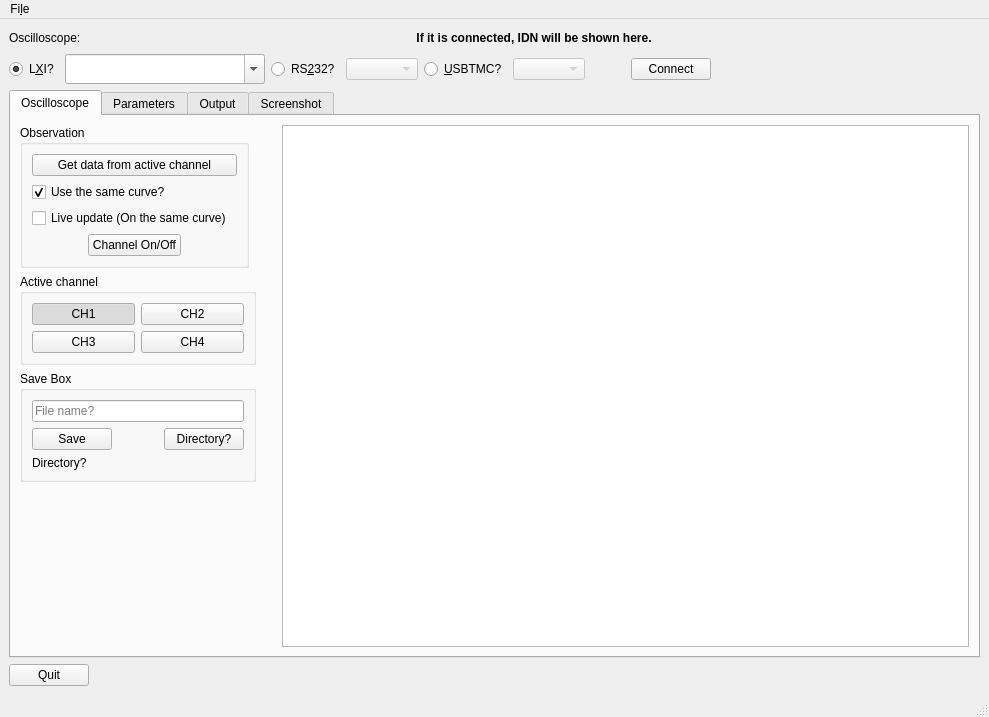
<?xml version="1.0" encoding="UTF-8"?>
<ui version="4.0">
 <class>oscillWindow</class>
 <widget class="QMainWindow" name="oscillWindow">
  <property name="geometry">
   <rect>
    <x>0</x>
    <y>0</y>
    <width>989</width>
    <height>717</height>
   </rect>
  </property>
  <property name="windowTitle">
   <string>Oscilloscope</string>
  </property>
  <widget class="QWidget" name="centralwidget">
   <layout class="QGridLayout" name="gridLayout_2">
    <item row="0" column="0" colspan="2">
     <layout class="QHBoxLayout" name="horizontalLayout_2">
      <item>
       <widget class="QLabel" name="label">
        <property name="text">
         <string>Oscilloscope:</string>
        </property>
       </widget>
      </item>
      <item>
       <spacer name="horizontalSpacer_2">
        <property name="orientation">
         <enum>Qt::Horizontal</enum>
        </property>
        <property name="sizeHint" stdset="0">
         <size>
          <width>40</width>
          <height>20</height>
         </size>
        </property>
       </spacer>
      </item>
      <item>
       <widget class="QLabel" name="idnLabel">
        <property name="text">
         <string>&lt;html&gt;&lt;head/&gt;&lt;body&gt;&lt;p&gt;&lt;span style=&quot; font-weight:600;&quot;&gt;If it is connected, IDN will be shown here.&lt;/span&gt;&lt;/p&gt;&lt;/body&gt;&lt;/html&gt;</string>
        </property>
        <property name="textFormat">
         <enum>Qt::RichText</enum>
        </property>
        <property name="alignment">
         <set>Qt::AlignCenter</set>
        </property>
       </widget>
      </item>
      <item>
       <spacer name="horizontalSpacer_3">
        <property name="orientation">
         <enum>Qt::Horizontal</enum>
        </property>
        <property name="sizeHint" stdset="0">
         <size>
          <width>40</width>
          <height>20</height>
         </size>
        </property>
       </spacer>
      </item>
     </layout>
    </item>
    <item row="1" column="0" colspan="2">
     <layout class="QHBoxLayout" name="horizontalLayout">
      <item>
       <widget class="QRadioButton" name="lxiRadio">
        <property name="text">
         <string>L&amp;XI?</string>
        </property>
        <property name="checked">
         <bool>true</bool>
        </property>
       </widget>
      </item>
      <item>
       <widget class="QComboBox" name="lxiCombo">
        <property name="minimumSize">
         <size>
          <width>200</width>
          <height>30</height>
         </size>
        </property>
        <property name="editable">
         <bool>true</bool>
        </property>
       </widget>
      </item>
      <item>
       <widget class="QRadioButton" name="rs232Radio">
        <property name="text">
         <string>RS&amp;232?</string>
        </property>
       </widget>
      </item>
      <item>
       <widget class="QComboBox" name="rs232Combo">
        <property name="enabled">
         <bool>false</bool>
        </property>
       </widget>
      </item>
      <item>
       <widget class="QRadioButton" name="usbtmcRadio">
        <property name="text">
         <string>&amp;USBTMC?</string>
        </property>
       </widget>
      </item>
      <item>
       <widget class="QComboBox" name="usbtmcCombo">
        <property name="enabled">
         <bool>false</bool>
        </property>
       </widget>
      </item>
      <item>
       <spacer name="horizontalSpacer_11">
        <property name="orientation">
         <enum>Qt::Horizontal</enum>
        </property>
        <property name="sizeType">
         <enum>QSizePolicy::Fixed</enum>
        </property>
        <property name="sizeHint" stdset="0">
         <size>
          <width>40</width>
          <height>20</height>
         </size>
        </property>
       </spacer>
      </item>
      <item>
       <widget class="QPushButton" name="connectButton">
        <property name="text">
         <string>Connect</string>
        </property>
       </widget>
      </item>
      <item>
       <spacer name="horizontalSpacer_12">
        <property name="orientation">
         <enum>Qt::Horizontal</enum>
        </property>
        <property name="sizeHint" stdset="0">
         <size>
          <width>40</width>
          <height>20</height>
         </size>
        </property>
       </spacer>
      </item>
     </layout>
    </item>
    <item row="3" column="0">
     <widget class="QPushButton" name="quitButton">
      <property name="text">
       <string>Quit</string>
      </property>
     </widget>
    </item>
    <item row="3" column="1">
     <spacer name="horizontalSpacer">
      <property name="orientation">
       <enum>Qt::Horizontal</enum>
      </property>
      <property name="sizeHint" stdset="0">
       <size>
        <width>765</width>
        <height>20</height>
       </size>
      </property>
     </spacer>
    </item>
    <item row="2" column="0" colspan="2">
     <widget class="QTabWidget" name="tabWidget">
      <property name="currentIndex">
       <number>0</number>
      </property>
      <widget class="QWidget" name="oscilloscopeTab">
       <attribute name="title">
        <string>Oscilloscope</string>
       </attribute>
       <layout class="QGridLayout" name="gridLayout_7">
        <item row="0" column="0">
         <layout class="QGridLayout" name="gridLayout_6">
          <item row="0" column="0" colspan="2">
           <widget class="QGroupBox" name="groupBox_2">
            <property name="sizePolicy">
             <sizepolicy hsizetype="Fixed" vsizetype="Fixed">
              <horstretch>0</horstretch>
              <verstretch>0</verstretch>
             </sizepolicy>
            </property>
            <property name="title">
             <string>Observation</string>
            </property>
            <layout class="QGridLayout" name="gridLayout_5">
             <item row="0" column="0" colspan="3">
              <widget class="QPushButton" name="get_data_btn">
               <property name="text">
                <string>Get data from active channel</string>
               </property>
              </widget>
             </item>
             <item row="1" column="0" colspan="3">
              <widget class="QCheckBox" name="same_curve_box">
               <property name="text">
                <string>Use the same curve?</string>
               </property>
               <property name="checked">
                <bool>true</bool>
               </property>
              </widget>
             </item>
             <item row="2" column="0" colspan="3">
              <widget class="QCheckBox" name="live_update_box">
               <property name="text">
                <string>Live update (On the same curve)</string>
               </property>
              </widget>
             </item>
             <item row="3" column="0">
              <spacer name="horizontalSpacer_5">
               <property name="orientation">
                <enum>Qt::Horizontal</enum>
               </property>
               <property name="sizeHint" stdset="0">
                <size>
                 <width>50</width>
                 <height>20</height>
                </size>
               </property>
              </spacer>
             </item>
             <item row="3" column="1">
              <widget class="QPushButton" name="channel_open_btn">
               <property name="text">
                <string>Channel On/Off</string>
               </property>
              </widget>
             </item>
             <item row="3" column="2">
              <spacer name="horizontalSpacer_6">
               <property name="orientation">
                <enum>Qt::Horizontal</enum>
               </property>
               <property name="sizeHint" stdset="0">
                <size>
                 <width>50</width>
                 <height>20</height>
                </size>
               </property>
              </spacer>
             </item>
            </layout>
           </widget>
          </item>
          <item row="4" column="0" colspan="2">
           <widget class="QGroupBox" name="groupBox">
            <property name="sizePolicy">
             <sizepolicy hsizetype="Fixed" vsizetype="Fixed">
              <horstretch>0</horstretch>
              <verstretch>0</verstretch>
             </sizepolicy>
            </property>
            <property name="title">
             <string>Save Box</string>
            </property>
            <layout class="QGridLayout" name="gridLayout_4">
             <item row="0" column="0" colspan="3">
              <widget class="QLineEdit" name="file_name_entry">
               <property name="placeholderText">
                <string>File name?</string>
               </property>
              </widget>
             </item>
             <item row="1" column="0">
              <widget class="QPushButton" name="save_btn">
               <property name="text">
                <string>Save</string>
               </property>
              </widget>
             </item>
             <item row="1" column="1">
              <spacer name="horizontalSpacer_4">
               <property name="orientation">
                <enum>Qt::Horizontal</enum>
               </property>
               <property name="sizeHint" stdset="0">
                <size>
                 <width>40</width>
                 <height>20</height>
                </size>
               </property>
              </spacer>
             </item>
             <item row="1" column="2">
              <widget class="QPushButton" name="dir_btn">
               <property name="text">
                <string>Directory?</string>
               </property>
              </widget>
             </item>
             <item row="2" column="0" colspan="3">
              <widget class="QLabel" name="dir_label">
               <property name="text">
                <string>Directory?</string>
               </property>
              </widget>
             </item>
            </layout>
           </widget>
          </item>
          <item row="1" column="0" colspan="2">
           <widget class="QGroupBox" name="channel_group_box">
            <property name="sizePolicy">
             <sizepolicy hsizetype="MinimumExpanding" vsizetype="Fixed">
              <horstretch>0</horstretch>
              <verstretch>0</verstretch>
             </sizepolicy>
            </property>
            <property name="title">
             <string>Active channel</string>
            </property>
            <layout class="QGridLayout" name="gridLayout_3">
             <item row="0" column="0">
              <widget class="QPushButton" name="ch1_btn">
               <property name="text">
                <string>CH1</string>
               </property>
               <property name="checkable">
                <bool>true</bool>
               </property>
               <property name="checked">
                <bool>true</bool>
               </property>
              </widget>
             </item>
             <item row="0" column="1">
              <widget class="QPushButton" name="ch2_btn">
               <property name="text">
                <string>CH2</string>
               </property>
               <property name="checkable">
                <bool>true</bool>
               </property>
              </widget>
             </item>
             <item row="1" column="0">
              <widget class="QPushButton" name="ch3_btn">
               <property name="text">
                <string>CH3</string>
               </property>
               <property name="checkable">
                <bool>true</bool>
               </property>
              </widget>
             </item>
             <item row="1" column="1">
              <widget class="QPushButton" name="ch4_btn">
               <property name="text">
                <string>CH4</string>
               </property>
               <property name="checkable">
                <bool>true</bool>
               </property>
              </widget>
             </item>
            </layout>
           </widget>
          </item>
         </layout>
        </item>
        <item row="0" column="1">
         <spacer name="horizontalSpacer_7">
          <property name="orientation">
           <enum>Qt::Horizontal</enum>
          </property>
          <property name="sizeType">
           <enum>QSizePolicy::Fixed</enum>
          </property>
          <property name="sizeHint" stdset="0">
           <size>
            <width>20</width>
            <height>20</height>
           </size>
          </property>
         </spacer>
        </item>
        <item row="0" column="2" rowspan="2">
         <widget class="PlotWidget" name="oscillographPlot"/>
        </item>
        <item row="1" column="0">
         <spacer name="verticalSpacer_2">
          <property name="orientation">
           <enum>Qt::Vertical</enum>
          </property>
          <property name="sizeHint" stdset="0">
           <size>
            <width>20</width>
            <height>13</height>
           </size>
          </property>
         </spacer>
        </item>
       </layout>
      </widget>
      <widget class="QWidget" name="parametersTab">
       <attribute name="title">
        <string>Parameters</string>
       </attribute>
       <layout class="QGridLayout" name="gridLayout">
        <item row="1" column="0">
         <spacer name="verticalSpacer">
          <property name="orientation">
           <enum>Qt::Vertical</enum>
          </property>
          <property name="sizeHint" stdset="0">
           <size>
            <width>20</width>
            <height>238</height>
           </size>
          </property>
         </spacer>
        </item>
        <item row="0" column="3">
         <spacer name="horizontalSpacer_8">
          <property name="orientation">
           <enum>Qt::Horizontal</enum>
          </property>
          <property name="sizeHint" stdset="0">
           <size>
            <width>40</width>
            <height>20</height>
           </size>
          </property>
         </spacer>
        </item>
        <item row="0" column="0">
         <widget class="serialPortWidget" name="rs232Widget" native="true">
          <property name="sizePolicy">
           <sizepolicy hsizetype="Preferred" vsizetype="Expanding">
            <horstretch>0</horstretch>
            <verstretch>0</verstretch>
           </sizepolicy>
          </property>
          <property name="minimumSize">
           <size>
            <width>0</width>
            <height>30</height>
           </size>
          </property>
         </widget>
        </item>
        <item row="0" column="1">
         <widget class="QGroupBox" name="groupBox_4">
          <property name="title">
           <string>USBTMC options</string>
          </property>
          <layout class="QGridLayout" name="gridLayout_13">
           <item row="0" column="0">
            <widget class="QLabel" name="label_4">
             <property name="text">
              <string>Encoding</string>
             </property>
            </widget>
           </item>
           <item row="0" column="1">
            <widget class="QComboBox" name="usbtmc_encoding_box">
             <item>
              <property name="text">
               <string>utf-8</string>
              </property>
             </item>
             <item>
              <property name="text">
               <string>ascii</string>
              </property>
             </item>
            </widget>
           </item>
           <item row="1" column="0">
            <widget class="QLabel" name="label_5">
             <property name="text">
              <string>Errors handling</string>
             </property>
            </widget>
           </item>
           <item row="1" column="1">
            <widget class="QComboBox" name="usbtmc_errors_box">
             <item>
              <property name="text">
               <string>ignore</string>
              </property>
             </item>
             <item>
              <property name="text">
               <string>replace</string>
              </property>
             </item>
            </widget>
           </item>
           <item row="2" column="0">
            <spacer name="verticalSpacer_5">
             <property name="orientation">
              <enum>Qt::Vertical</enum>
             </property>
             <property name="sizeHint" stdset="0">
              <size>
               <width>20</width>
               <height>40</height>
              </size>
             </property>
            </spacer>
           </item>
          </layout>
         </widget>
        </item>
        <item row="0" column="2">
         <widget class="QGroupBox" name="groupBox_5">
          <property name="title">
           <string>Parameters for SCPI scripts</string>
          </property>
          <layout class="QGridLayout" name="gridLayout_14">
           <item row="2" column="0" colspan="2">
            <widget class="QSpinBox" name="selay_btw_commands"/>
           </item>
           <item row="0" column="0">
            <widget class="QLabel" name="label_6">
             <property name="text">
              <string>Variable in scripts</string>
             </property>
            </widget>
           </item>
           <item row="1" column="0" colspan="2">
            <widget class="QLabel" name="label_7">
             <property name="text">
              <string>Delay between commands</string>
             </property>
            </widget>
           </item>
           <item row="0" column="1">
            <widget class="QLineEdit" name="variable_edit_box"/>
           </item>
           <item row="3" column="0">
            <spacer name="verticalSpacer_3">
             <property name="orientation">
              <enum>Qt::Vertical</enum>
             </property>
             <property name="sizeHint" stdset="0">
              <size>
               <width>20</width>
               <height>40</height>
              </size>
             </property>
            </spacer>
           </item>
          </layout>
         </widget>
        </item>
       </layout>
      </widget>
      <widget class="QWidget" name="infoTab">
       <attribute name="title">
        <string>Output</string>
       </attribute>
       <layout class="QGridLayout" name="gridLayout_8">
        <item row="0" column="0">
         <widget class="QPushButton" name="clear_btn">
          <property name="text">
           <string>Clear</string>
          </property>
         </widget>
        </item>
        <item row="0" column="1">
         <spacer name="horizontalSpacer_9">
          <property name="orientation">
           <enum>Qt::Horizontal</enum>
          </property>
          <property name="sizeHint" stdset="0">
           <size>
            <width>857</width>
            <height>20</height>
           </size>
          </property>
         </spacer>
        </item>
        <item row="1" column="0" colspan="2">
         <widget class="QTextEdit" name="infoText"/>
        </item>
       </layout>
      </widget>
      <widget class="QWidget" name="screeshotTab">
       <attribute name="title">
        <string>Screenshot</string>
       </attribute>
       <layout class="QGridLayout" name="gridLayout_9">
        <item row="0" column="0">
         <widget class="QPushButton" name="take_screenshot_btn">
          <property name="text">
           <string>Screenshot?</string>
          </property>
         </widget>
        </item>
        <item row="0" column="1">
         <widget class="QPushButton" name="save_screenshot_btn">
          <property name="text">
           <string>Save</string>
          </property>
         </widget>
        </item>
        <item row="0" column="2">
         <spacer name="horizontalSpacer_10">
          <property name="orientation">
           <enum>Qt::Horizontal</enum>
          </property>
          <property name="sizeHint" stdset="0">
           <size>
            <width>754</width>
            <height>20</height>
           </size>
          </property>
         </spacer>
        </item>
        <item row="1" column="0" colspan="3">
         <widget class="QGraphicsView" name="screenshotView"/>
        </item>
       </layout>
      </widget>
     </widget>
    </item>
   </layout>
  </widget>
  <widget class="QMenuBar" name="menubar">
   <property name="geometry">
    <rect>
     <x>0</x>
     <y>0</y>
     <width>989</width>
     <height>28</height>
    </rect>
   </property>
   <widget class="QMenu" name="menuFile">
    <property name="title">
     <string>Fi&amp;le</string>
    </property>
    <addaction name="actionQuit_Ctrl_Q"/>
   </widget>
   <addaction name="menuFile"/>
  </widget>
  <widget class="QStatusBar" name="statusbar"/>
  <action name="actionQuit_Ctrl_Q">
   <property name="text">
    <string>&amp;Quit(Ctrl+Q)</string>
   </property>
  </action>
 </widget>
 <customwidgets>
  <customwidget>
   <class>serialPortWidget</class>
   <extends>QWidget</extends>
   <header>GUI.serialPortWidget.serialPortWidget</header>
   <container>1</container>
  </customwidget>
  <customwidget>
   <class>PlotWidget</class>
   <extends>QGraphicsView</extends>
   <header>pyqtgraph</header>
  </customwidget>
 </customwidgets>
 <resources/>
 <connections/>
</ui>
